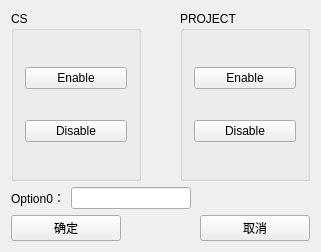
<?xml version="1.0" encoding="UTF-8"?>
<ui version="4.0">
 <class>OptionSetDlg</class>
 <widget class="QWidget" name="OptionSetDlg">
  <property name="geometry">
   <rect>
    <x>0</x>
    <y>0</y>
    <width>321</width>
    <height>252</height>
   </rect>
  </property>
  <property name="windowTitle">
   <string>OptionSetDlg</string>
  </property>
  <layout class="QGridLayout" name="gridLayout_3">
   <item row="0" column="0">
    <layout class="QVBoxLayout" name="verticalLayout">
     <item>
      <layout class="QHBoxLayout" name="horizontalLayout_2" stretch="4,1,4">
       <item>
        <widget class="QGroupBox" name="groupBox">
         <property name="title">
          <string>CS</string>
         </property>
         <layout class="QGridLayout" name="gridLayout">
          <item row="0" column="0">
           <widget class="QPushButton" name="pushButton">
            <property name="text">
             <string>Enable</string>
            </property>
           </widget>
          </item>
          <item row="1" column="0">
           <widget class="QPushButton" name="pushButton_2">
            <property name="text">
             <string>Disable</string>
            </property>
           </widget>
          </item>
         </layout>
        </widget>
       </item>
       <item>
        <spacer name="horizontalSpacer_3">
         <property name="orientation">
          <enum>Qt::Horizontal</enum>
         </property>
         <property name="sizeHint" stdset="0">
          <size>
           <width>40</width>
           <height>20</height>
          </size>
         </property>
        </spacer>
       </item>
       <item>
        <widget class="QGroupBox" name="groupBox_2">
         <property name="title">
          <string>PROJECT</string>
         </property>
         <layout class="QGridLayout" name="gridLayout_2">
          <item row="0" column="0">
           <widget class="QPushButton" name="pushButton_3">
            <property name="text">
             <string>Enable</string>
            </property>
           </widget>
          </item>
          <item row="1" column="0">
           <widget class="QPushButton" name="pushButton_4">
            <property name="text">
             <string>Disable</string>
            </property>
           </widget>
          </item>
         </layout>
        </widget>
       </item>
      </layout>
     </item>
     <item>
      <layout class="QHBoxLayout" name="horizontalLayout">
       <item>
        <widget class="QLabel" name="label">
         <property name="text">
          <string>Option0：</string>
         </property>
        </widget>
       </item>
       <item>
        <widget class="QLineEdit" name="lineEdit"/>
       </item>
       <item>
        <spacer name="horizontalSpacer">
         <property name="orientation">
          <enum>Qt::Horizontal</enum>
         </property>
         <property name="sizeHint" stdset="0">
          <size>
           <width>40</width>
           <height>20</height>
          </size>
         </property>
        </spacer>
       </item>
      </layout>
     </item>
     <item>
      <layout class="QHBoxLayout" name="horizontalLayout_3" stretch="3,2,3">
       <item>
        <widget class="QPushButton" name="pushButtonOK">
         <property name="text">
          <string>确定</string>
         </property>
        </widget>
       </item>
       <item>
        <spacer name="horizontalSpacer_2">
         <property name="orientation">
          <enum>Qt::Horizontal</enum>
         </property>
         <property name="sizeHint" stdset="0">
          <size>
           <width>40</width>
           <height>20</height>
          </size>
         </property>
        </spacer>
       </item>
       <item>
        <widget class="QPushButton" name="pushButtonCancel">
         <property name="text">
          <string>取消</string>
         </property>
        </widget>
       </item>
      </layout>
     </item>
    </layout>
   </item>
  </layout>
 </widget>
 <layoutdefault spacing="6" margin="11"/>
 <resources/>
 <connections/>
</ui>
